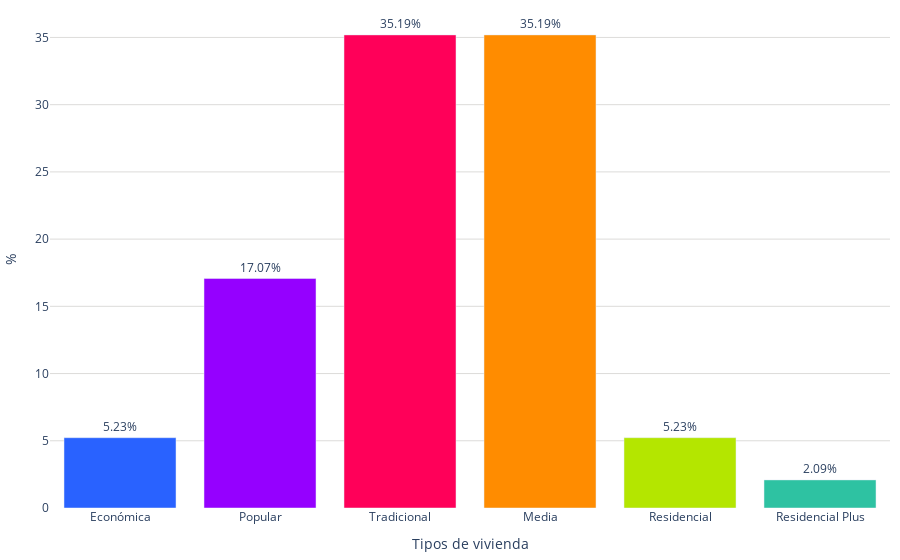

Source (notebook cell):
### Code cell
labels = creditos_vivienda['vivienda_valor']
values = creditos_vivienda['promedio']
colores = ['#2962ff', '#9500ff', '#ff0059', '#ff8c00', '#b4e600', '#2EC2A2','#E50CB6']

fig = go.Figure()
fig.add_trace(go.Bar(
        x=labels, 
        y=values, 
        marker_color=colores,
        text=values,  # Texto que se mostrará en las barras (porcentaje)
        textposition='outside',  # Posición del texto (puede ser 'inside' o 'outside')
        texttemplate='%{text:.2f}%', 
    )
)    
fig.update_layout(
    #barmode='stack', 
    #title='Distribución de créditos por vivienda valor (2022)',
    #title_font_size = 22,
    xaxis=dict(title="Tipos de vivienda"),
    yaxis=dict(
        title='%', # Título del eje y
        gridcolor='#dddcda', # Color de las líneas que dividen los rangos del eje Y         
    ),  margin=dict(l=10, r=10, t=10, b=10),  # Ajusta los márgenes (left, right, top, bottom)
    plot_bgcolor='rgba(0,0,0,0)',  # Color de fondo del gráfico
    legend=dict(
        yanchor="top",
        y=0.99,
    )
)

# Exportar gráfica como archivo HTML
def guardar_grafico_como_html(fig, nombre_archivo, carpeta='assets\graficas'):
    # Crear la carpeta si no existe
    if not os.path.exists(carpeta):
        os.makedirs(carpeta)
    config = {
        'displaylogo': False,  # Ocultar el logo de Plotly
        'modeBarButtonsToRemove': [
            'toImage',       # Botón para guardar como imagen
            'select2d',      # Box select
            'lasso2d',       # Lasso select
            'resetScale2d',  # Reset Axes
        ]
    }
    # Gráfica como archivo HTML en la carpeta especificada
    pio.write_html(fig, f'{carpeta}/{nombre_archivo}.html', config=config)

guardar_grafico_como_html(fig, 'g_bar_creditos_vivienda_2023', carpeta='assets\graficas')
fig.show()

### Figure 1 — Plotly figure (JSON) as saved in the notebook; plotly's stock layout.template omitted (floating-point values rounded to 4 significant figures)
{"data": [{"marker": {"color": ["#2962ff", "#9500ff", "#ff0059", "#ff8c00", "#b4e600", "#2EC2A2", "#E50CB6"]}, "text": [5.23, 17.07, 35.19, 35.19, 5.23, 2.09], "textposition": "outside", "texttemplate": "%{text:.2f}%", "type": "bar", "x": ["Económica", "Popular", "Tradicional", "Media", "Residencial", "Residencial Plus"], "y": [5.23, 17.07, 35.19, 35.19, 5.23, 2.09]}], "layout": {"legend": {"y": 0.99, "yanchor": "top"}, "margin": {"b": 10, "l": 10, "r": 10, "t": 10}, "plot_bgcolor": "rgba(0,0,0,0)", "xaxis": {"title": {"text": "Tipos de vivienda"}}, "yaxis": {"gridcolor": "#dddcda", "title": {"text": "%"}}}}
